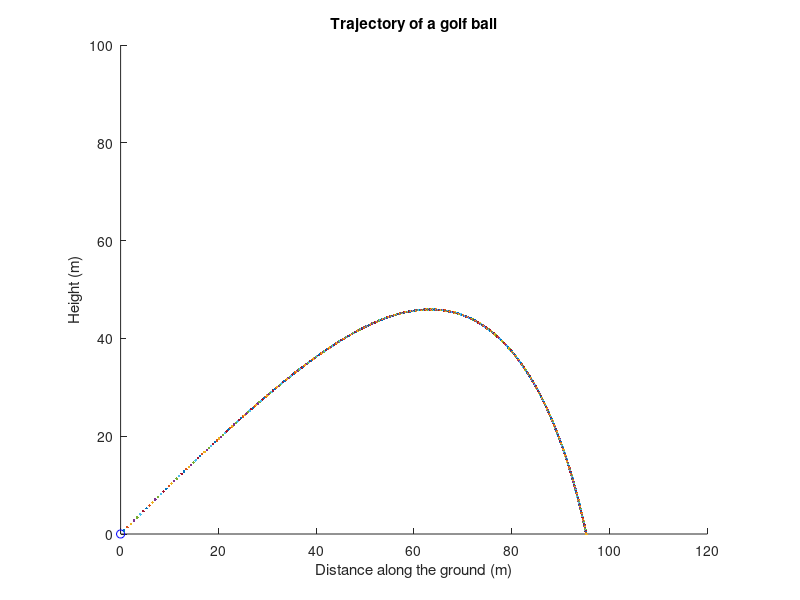

Here is the MATLAB script that generated this plot:
% Script golfBallSol
% Simulate the trajectory of a golf ball.  Units are meters and seconds.
% The initial launch angle phi should be >0 and <=pi/2.
% Set up figure window
close all         % Close all previous figure windows
figure            % Start a new figure window
hold on           % Keep the same set of axes (multiple plots on same axes)
axis equal        % unit lengths on x- and y-axis are equal
axis([0 120 0 100])  % x-axis limits [0,120], y-axis limits [0,100]
xlabel('Distance along the ground (m)')
ylabel('Height (m)')
title('Trajectory of a golf ball')
% Constant
g= 9.81;  % Gravitational constant
%%% Do not change the code above %%%
%%%%%%%%%%%%%%%%%%%%%%%%%%%%%%%%%%%%
%%% Modify the code below %%%%%%%%%%
% Parameters and Initial conditions
% DO NOT CHANGE these five variable NAMES, but you can experiment with
% different values.
k= 0.02;       % friction coefficient, 0<=k<1
dt= 0.01;      % size of time step
maxTime= 10;   % maximum duration of simulation
phi= pi/4;     % launch angle in radians, >0 and <=pi/2
v= 100;        % launch velocity
% Initial values for simulation
vx= v*cos(phi);
vy= v*sin(phi);
x= 0;
y= 0;
t= 0;
plot(x,y,'bo')
% Simulate trajectory until golf ball lands
ynew= 1;             % initialzed to enter loop
check4MaxHeight= 1;  % check for maximum height obtained 
while ynew>0 && t<maxTime
    rootTerm= sqrt(vx^2 + vy^2);
    vxnew= vx - dt*k*vx*rootTerm;
    vynew= vy - dt*(k*vy*rootTerm + g);
    xnew= x + vx*dt;
    ynew= y + vy*dt;
    t= t+dt;
    plot(xnew,ynew)
    pause(.01)
    % Check for max height
    if check4MaxHeight && ynew<y
        ascendTime= t;
        check4MaxHeight= 0;
    end 
    % Updates
    vx= vxnew;
    vy= vynew;
    x= xnew;
    y= ynew;
end
% Store final values
if check4MaxHeight  % maxTime is so short that the max possible height
                    % was not reached before simulation stopped
    ascendTime= t;
end
descendTime= t - ascendTime;
%%%% Answers to questions asked in project %%%%
% 1. pi/6 results in longest range.
% 2. The flight time is longer when launch angle is bigger.
% 3. When k=0 the trajectory is a parabola.
%%%%%%%%%%%%%%%%%%%%%%%%%%%%%%%%%%%%
%%% Do not modify the code below %%%
hold off
fprintf('Horizontal distance traveled is %.2fm\n',x)
fprintf('Time of simulated trajectory is %.2fs ', t)
fprintf('(%.2fs ascending, %.2fs descending)\n', ascendTime,descendTime)
fprintf('Last computed y value (height from ground) is %.2fm\n\n', y)
    